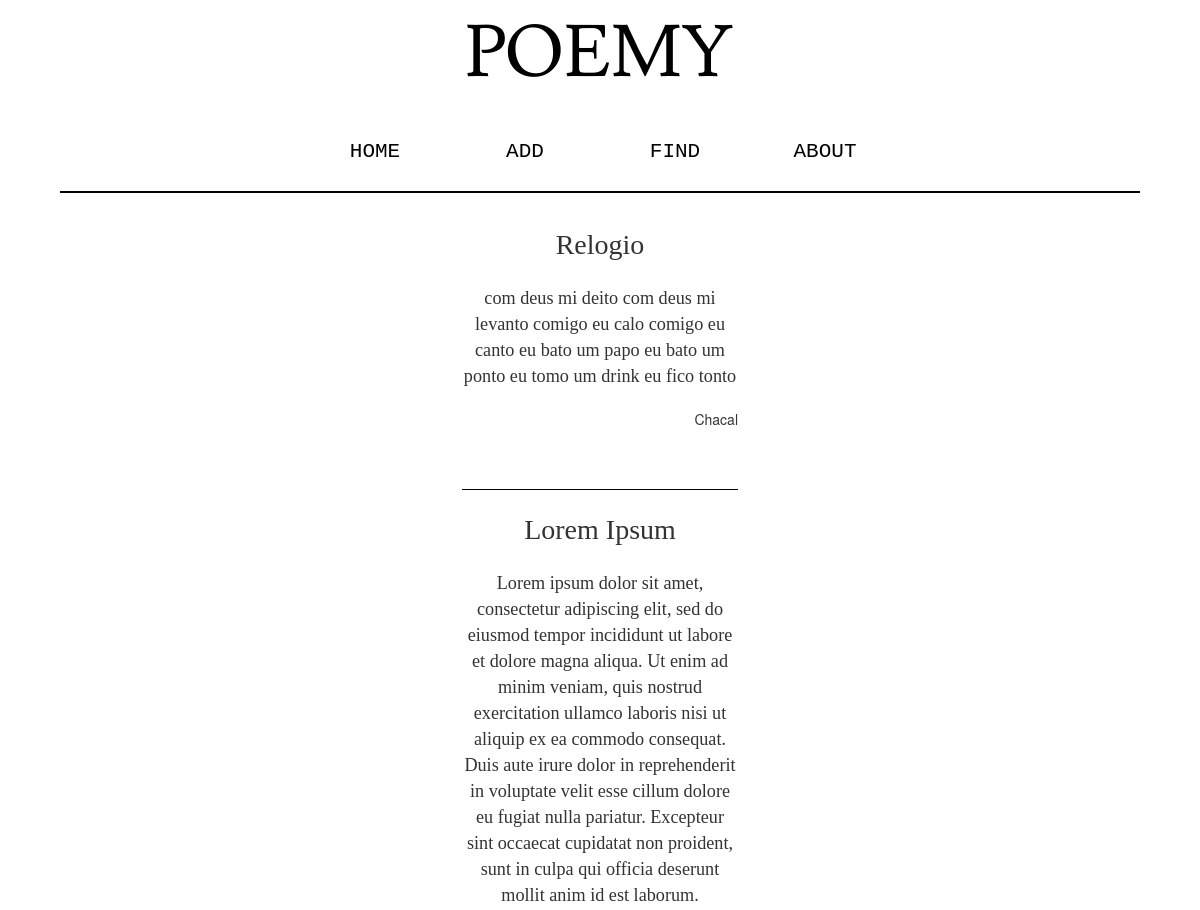
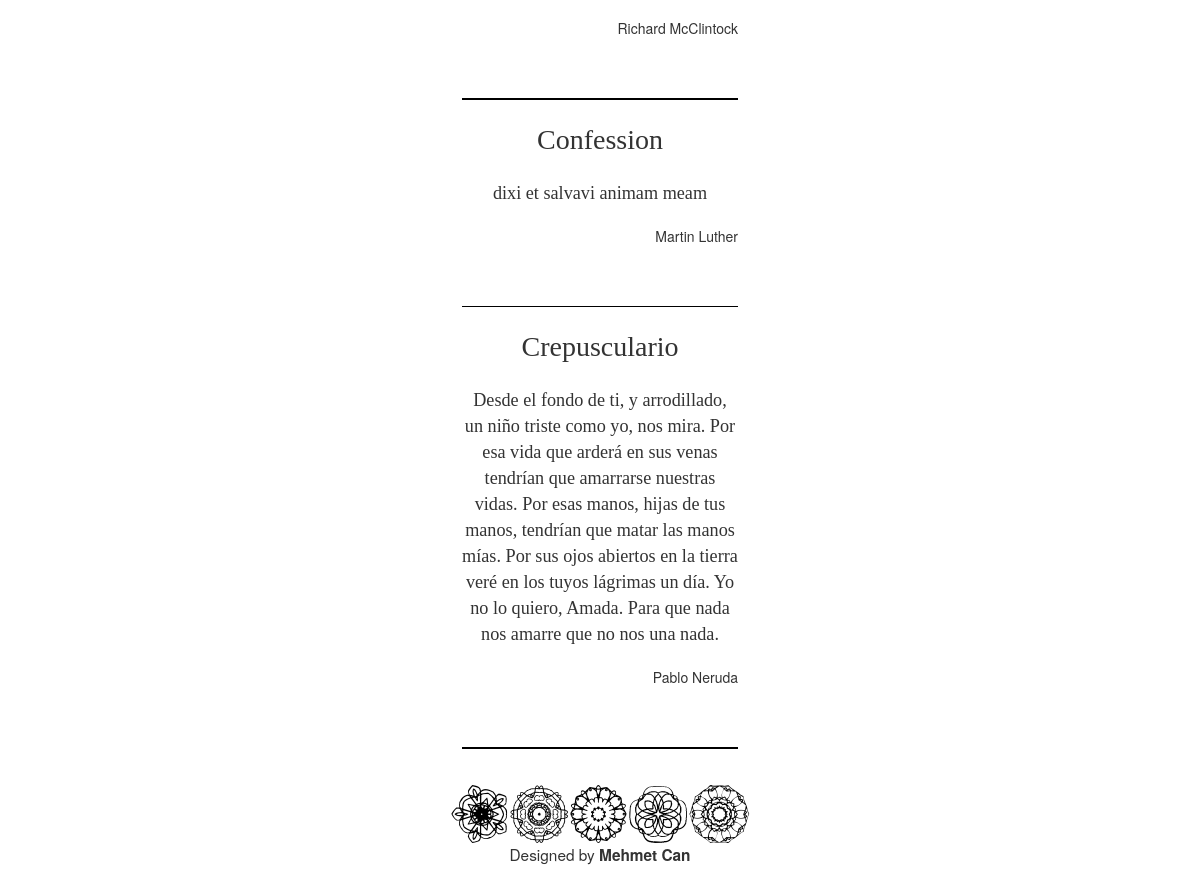
The app's page /home.php with its own data (2 pictures, top to bottom).
### tables this page shows
CREATE TABLE IF NOT EXISTS `poem` (
  `id` int(11) NOT NULL AUTO_INCREMENT,
  `poet` varchar(50) NOT NULL,
  `poem` text NOT NULL,
  `pdate` date DEFAULT NULL,
  `sdate` date DEFAULT NULL,
  `name` varchar(50) NOT NULL,
  PRIMARY KEY (`id`)
);

### home.php (the view, shortened to what this page needs)
<?php
$sec=mysql_query("select * from poem ");
 ?>
<html>
<link href="normalize.css" rel="stylesheet">
<link href="style.css" rel="stylesheet">
<link rel="stylesheet" href="https://maxcdn.bootstrapcdn.com/bootstrap/3.3.6/css/bootstrap.min.css">
<link rel="stylesheet" href="https://maxcdn.bootstrapcdn.com/bootstrap/3.3.6/css/bootstrap-theme.min.css">
  <head>
  </head>
  <body style="text-align:center">
<img src="lusitana.regular.png"  style="margin-top:2%">
<div id="navbar" class="row" style="color:black; margin-top:5%; " >
    <div class="col-md-3">
<a style="text-decoration:none;color:black;  color: 928D88#; col-md" href="index.php">HOME</a>
</div><div class="col-md-3">
<a  style="text-decoration:none;color:black;color: 928D88#;" href="submit.php">ADD</a>
</div><div class="col-md-3">
<a style="text-decoration:none;color:black;color: 928D88#;" href="find.php">FIND</a>
</div>
<div class="col-md-3">
<a style="text-decoration:none;color:black;" href="about.php">ABOUT</a>
</div>
</div>
<div id="line">
</div>
<div id="content">
<?php
while ($dizi=mysql_fetch_array($sec)) {
echo "<br/>";
echo "<div id='baslik'>";
echo $dizi["name"];
echo "</div>";
echo "<br/>";
echo "<div id='siir'>";
echo $dizi["poem"];
echo "</div>";
echo "<br/>";
echo "<div id='yazar's>";
echo $dizi["poet"];
echo "</div>";
echo "<br/>";
echo "<br/>";
echo "<br/>";
echo "<div id='lines'>";
echo "</div>";
}
 ?>
</div>
<img src="extasy.regular.png"  style="margin-top:2%">
<div class="footer">
Designed by <b href="mefa">Mehmet Can</b>
</div>
  </body>
</html>

### style.css (style rules this page uses)
#content { text-align: center; width: 25%; margin-left: auto; margin-right: auto; padding: 1%; }
#siir { font-size: 130%; color: #333333; font-family: ‘Palatino Linotype’, ‘Book Antiqua’, Palatino, serif; }
#baslik { font-size: 200%; color: #333333; font-family: ‘Palatino Linotype’, ‘Book Antiqua’, Palatino, serif; }
#lines { background-color: black; height: 0.2%; margin-left: auto; margin-right: auto; }
.footer { height: 5%; text-align: center; font-size: 110% }
#line { background-color: black; height: 0.2%; margin-left: auto; margin-right: auto; width: 90%; margin-top: 2%; }
#navbar { margin-left: auto; margin-right: auto; width: 50%; text-align: center; padding-left: 0; padding-right: 0; word-spacing: 169%; }
#yazar { text-align: right; }
a { font-size: 150%; font-family: Courier, Monaco, monospace; }

### records on screen
poem: name "Relogio", poem "com deus mi deito com deus mi levanto comigo eu calo comigo eu canto eu bato um papo eu bato um ponto eu tomo um drink eu fico tonto", poet "Chacal"
poem: name "Lorem Ipsum", poem "Lorem ipsum dolor sit amet, consectetur adipiscing elit, sed do eiusmod tempor incididunt ut labore et dolore magna aliqua. Ut enim ad minim veniam, quis nostrud exercitation ullamco laboris nisi ut aliquip ex ea commodo consequat. Duis aute irure dolor in reprehenderit in voluptate velit esse cillum dolore eu fugiat nulla pariatur. Excepteur sint occaecat cupidatat non proident, sunt in culpa qui officia deserunt mollit anim id est laborum.", poet "Richard McClintock"
poem: name "Confession", poem "dixi et salvavi animam meam", poet "Martin Luther"
poem: name "Crepusculario", poem "Desde el fondo de ti, y arrodillado, un niño triste como yo, nos mira. Por esa vida que arderá en sus venas tendrían que amarrarse nuestras vidas. Por esas manos, hijas de tus manos, tendrían que matar las manos mías. Por sus ojos abiertos en la tierra veré en los tuyos lágrimas un día. Yo no lo quiero, Amada. Para que nada nos amarre que no nos una nada.", poet "Pablo Neruda"
